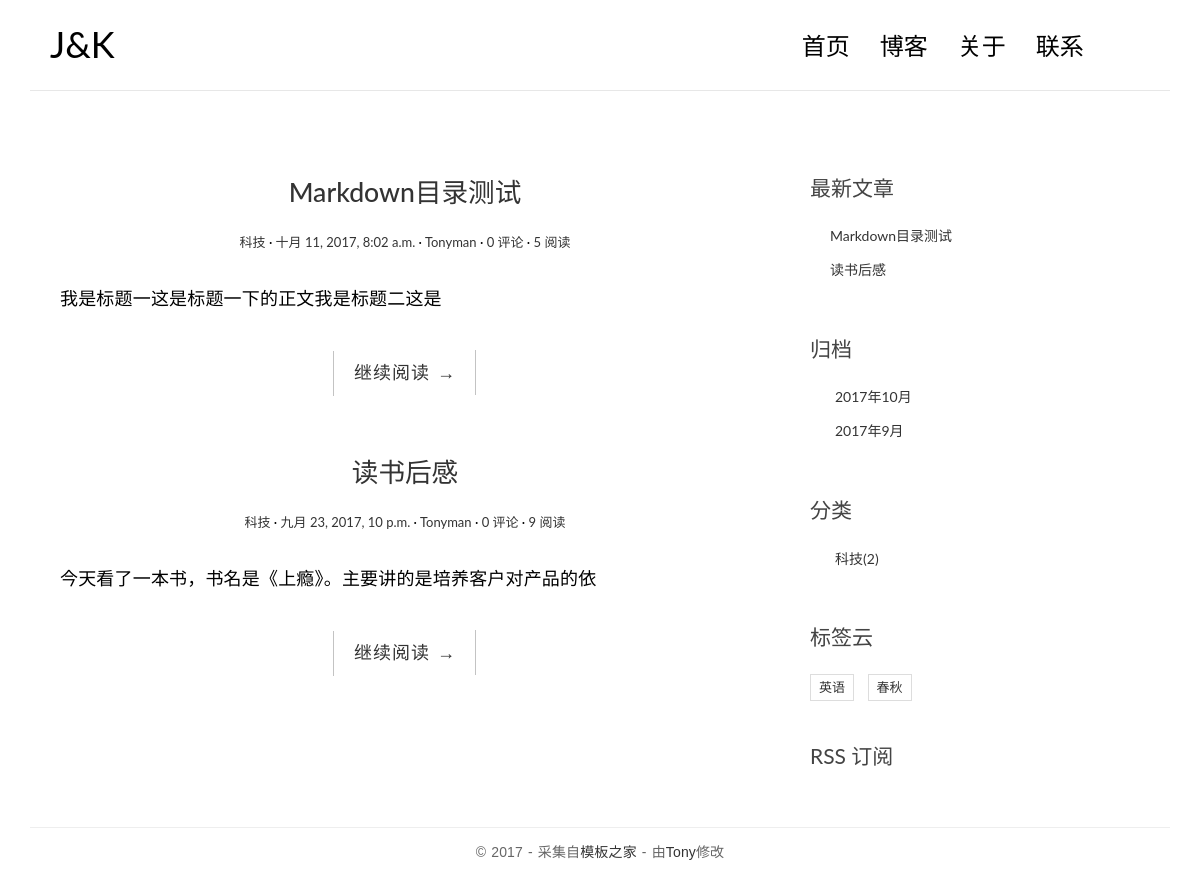
The page / on the database its author committed.
### blog/models.py (models this page shows, shortened)
class Post(models.Model):
    title = models.CharField(max_length = 70)
    body = models.TextField()
    created_time = models.DateTimeField()
    modified_time = models.DateTimeField()
    excerpt = models.CharField(max_length = 200, blank = True)
    category = models.ForeignKey(Category)
    tags = models.ManyToManyField(Tag, blank = True)
    author = models.ForeignKey(User)
    views = models.PositiveIntegerField(default = 0)
    def get_absolute_url(self):
        return reverse('blog:detail', kwargs = {'pk': self.pk})
    class Meta:
        ordering = ['-created_time']

class Category(models.Model):
    name = models.CharField(max_length = 100)

class Tag(models.Model):
    name = models.CharField(max_length = 100)

### blog/views.py (the view)
# urls.py: url(r'^$', views.IndexView.as_view(), name='index'),
class IndexView(ListView):
    model = Post
    template_name = 'blog/index.html'
    context_object_name = 'post_list'
    paginate_by = 2

### blog/templatetags/blog_tags.py (called while the page is built)
@register.simple_tag
def get_recent_posts(num = 5):
    return Post.objects.all()[:num]

@register.simple_tag
def archives():
    return Post.objects.dates('created_time', 'month', order = 'DESC')

@register.simple_tag
def get_categories():
    return Category.objects.annotate(num_posts = Count('post')).filter(num_posts__gt = 0)

@register.simple_tag
def get_tags():
    return Tag.objects.annotate(num_posts = Count('post')).filter(num_posts__gt = 0)

### templates/blog/index.html (shortened to what this page needs)
{% extends 'base.html' %}
{% block main %}
                {% for post in post_list %}
                    <article class="post post-{{ post.pk }}">
                        <header class="entry-header">
                            <h1 class="entry-title">
                                <a href="{{ post.get_absolute_url }}">{{ post.title }}</a>
                            </h1>
                            <div class="entry-meta">
                                <span class="post-category"><a href="#">{{ post.category.name }}</a></span>
                                <span class="post-date"><a href="#"><time class="entry-date"
                                                                          datetime="{{ post.created_time }}">{{ post.created_time }}</time></a></span>
                                <span class="post-author"><a href="#">{{ post.author }}</a></span>
                                <span class="comments-link"><a href="#">{{post.comments_set.count}} 评论</a></span>
                                <span class="views-count"><a href="#">{{post.views}} 阅读</a></span>
                            </div>
                        </header>
                        <div class="entry-content clearfix">
                            <p>{{ post.excerpt }}</p>
                            <div class="read-more cl-effect-14">
                                <a href="{{ post.get_absolute_url }}" class="more-link">继续阅读 <span class="meta-nav">→</span></a>
                            </div>
                        </div>
                    </article>
                {% empty %}
                    <div class="no-post">暂时还没有发布的文章！</div>
                {% endfor %}
{% endblock main %}

### templates/base.html (shortened to what this page needs)
{% load staticfiles %}
{% load blog_tags %}
<!DOCTYPE html>
<html>
<head>
    <link rel="stylesheet" href="http://code.ionicframework.com/ionicons/2.0.1/css/ionicons.min.css">
    <link rel="stylesheet" href="{% static 'blog/css/bootstrap.min.css' %}">
    <link rel="stylesheet" href="{% static 'blog/css/pace.css' %}">
    <link rel="stylesheet" href="{% static 'blog/css/custom.css' %}">
</head>
<body>
<div class="container">
    <header id="site-header">
        <div class="row">
            <div class="col-md-4 col-sm-5 col-xs-8">
                <div class="logo">
                    <h1><a href="{% url 'blog:index' %}"><b>J&K</b></a></h1>
                </div>
            </div>
            <div class="col-md-8 col-sm-7 col-xs-4">
                <nav class="main-nav" role="navigation">
                    <div class="collapse navbar-collapse" id="bs-example-navbar-collapse-1">
                        <ul class="nav navbar-nav navbar-right">
                            <li class="cl-effect-11"><a href="{% url 'blog:index' %}" data-hover="首页">首页</a></li>
                            <li class="cl-effect-11"><a href="full-width.html" data-hover="博客">博客</a></li>
                            <li class="cl-effect-11"><a href="about.html" data-hover="关于">关于</a></li>
                            <li class="cl-effect-11"><a href="contact.html" data-hover="联系">联系</a></li>
                        </ul>
                    </div>
                </nav>
            </div>
        </div>
    </header>
</div>
<div class="content-body">
    <div class="container">
        <div class="row">
            <main class="col-md-8">
                {% block main %}
                {% endblock main %}
            </main>
            <aside class="col-md-4">
                <div class="widget widget-recent-posts">
                    <h3 class="widget-title">最新文章</h3>
                    {% get_recent_posts as recent_post_list %}
                    <ul>
                        {% for post in recent_post_list %}
                        <li>
                            <a href = "{{post.get_absolute_url}}">{{post.title}}</a>
                        </li>
                        {% empty %}
                        暂无文章
                        {% endfor %}
                    </ul>
                </div>
                <div class="widget widget-archives">
                    <h3 class="widget-title">归档</h3>
                    {% archives as date_list %}
                    <ul>
                        {% for date in date_list %}
                        <li>
                            <a href = "{% url 'blog:archives' date.year date.month %}">{{date.year}}年{{date.month}}月</a>
                        </li>
                        {% empty %}
                        暂无归档
                        {% endfor %}
                    </ul>
                </div>
                <div class="widget widget-category">
                    <h3 class="widget-title">分类</h3>
                    {% get_categories as category_list %}
                    <ul>
                        {% for category in category_list %}
                        <li>
                            <a href = "{% url 'blog:category' category.pk %}">{{category.name}}<span class = "post-count">({{ category.num_posts }})</span></a>
                        </li>
                        {% empty %}
                        暂无分类
                        {% endfor %}
                    </ul>
                </div>
                <div class="widget widget-tag-cloud">
                    <h3 class="widget-title">标签云</h3>
                    {% get_tags as tag_list %}
                    <ul>
                        {% for tag in tag_list %}
                        <li>
                            <a href="{% url 'blog:tag' tag.pk %}">{{tag.name}}</a>
                        </li>
                        {% empty %}
                        暂无标签！
                        {% endfor %}
                    </ul>
                </div>
                <div class="rss">
                    <a href="{% url 'rss' %}"> RSS 订阅</a>
                </div>
            </aside>
        </div>
    </div>
</div>
<footer id="site-footer">
    <div class="container">
        <div class="row">
            <div class="col-md-12">
                <p class="copyright">&copy 2017 - 采集自<a href="http://www.cssmoban.com/"
                                                        target="_blank" title="模板之家">模板之家</a>
                    - 由<a href="http://zmrenwu.com/" title="网页模板" target="_blank">Tony</a>修改
                </p>
            </div>
        </div>
    </div>
</footer>
</body>
</html>

### blog/static/blog/css/custom.css (style rules this page uses)
* { outline: none; }
h1, h2, h3, h4, h5, h6 { margin-top: 0; }
b { font-weight: 400; }
a { color: #333; }
body { color: #444; font-family: 'Lato', sans-serif; }
p { font-family: 'Ubuntu', sans-serif; font-weight: 400; word-spacing: 1px; letter-spacing: 0.01em; }
#site-header { background-color: #FFF; padding: 25px 20px; margin-bottom: 40px; border-bottom: 1px solid #e7e7e7; }
.logo h1 a { color: #000; }
.logo h1 { margin: 0; font-family: 'Lato', sans-serif; font-weight: 300; }
.main-nav { margin-top: 11px; max-width: 95%; }
.main-nav a { color: #000000 !important; padding: 0 0 5px 0 !important; margin-right: 30px; font-family: 'Lato', sans-serif; font-weight: 300; font-size: 24px; }
.cl-effect-11 a { padding: 10px 0; color: #0972b4; text-shadow: none; }
.cl-effect-11 a::before { position: absolute; top: 0; left: 0; overflow: hidden; padding: 0 0 5px 0 !important; max-width: 0; border-bottom: 1px solid #000; color: #000; content: attr(data-hover); white-space: nowrap; -webkit-transition: max-width 0.5s; -moz-transition: max-width 0.5s; transition: max-width 0.5s; }
.content-body { padding-bottom: 4em; }
.post { background: #fff; padding: 30px 30px 0; }
.entry-title { text-align: center; font-size: 1.9em; margin-bottom: 20px; line-height: 1.6; padding: 10px 20px 0; }
.entry-meta { text-align: center; color: #DDDDDD; font-size: 13px; margin-bottom: 30px; }
.entry-content { font-size: 18px; line-height: 1.9; font-weight: 300; color: #000; }
.post-category::after, .post-date::after, .post-author::after, .comments-link::after { content: ' ·'; color: #000; }
.read-more { font-family: 'Ubuntu', sans-serif; font-weight: 400; word-spacing: 1px; letter-spacing: 0.01em; text-align: center; margin-top: 20px; }
.cl-effect-14 a { padding: 0 20px; height: 45px; line-height: 45px; position: relative; display: inline-block; margin: 15px 25px; letter-spacing: 1px; font-weight: 400; text-shadow: 0 0 1px rgba(255, 255, 255, 0.3); }
.cl-effect-14 a::before, .cl-effect-14 a::after { position: absolute; width: 45px; height: 1px; background: #C3C3C3; content: ''; -webkit-transition: all 0.3s; -moz-transition: all 0.3s; transition: all 0.3s; pointer-events: none; }
.cl-effect-14 a::before { top: 0; left: 0; -webkit-transform: rotate(90deg); -moz-transform: rotate(90deg); transform: rotate(90deg); -webkit-transform-origin: 0 0; -moz-transform-origin: 0 0; transform-origin: 0 0; }
.cl-effect-14 a::after { right: 0; bottom: 0; -webkit-transform: rotate(90deg); -moz-transform: rotate(90deg); transform: rotate(90deg); -webkit-transform-origin: 100% 0; -moz-transform-origin: 100% 0; transform-origin: 100% 0; }
.widget { background: #fff; padding: 30px 0 0; }
.widget-title { font-size: 1.5em; margin-bottom: 20px; line-height: 1.6; padding: 10px 0 0; font-weight: 400; }
.widget-recent-posts ul { padding: 0; margin: 0; padding-left: 20px; }
.widget-recent-posts ul li { list-style-type: none; position: relative; line-height: 170%; margin-bottom: 10px; }
.widget-recent-posts ul li::before { content: '\f3d3'; font-family: "Ionicons"; position: absolute; left: -17px; top: 3px; font-size: 16px; color: #000; }
.widget-archives ul { padding: 0; margin: 0; padding-left: 25px; }
.widget-archives ul li { list-style-type: none; position: relative; line-height: 170%; margin-bottom: 10px; }
.widget-archives ul li::before { content: '\f3f3'; font-family: "Ionicons"; position: absolute; left: -25px; top: 1px; font-size: 16px; color: #000; }
.widget-category ul { padding: 0; margin: 0; padding-left: 25px; }
.widget-category ul li { list-style-type: none; position: relative; line-height: 170%; margin-bottom: 10px; }
.widget-category ul li::before { content: '\f3fe'; font-family: "Ionicons"; position: absolute; left: -25px; top: 1px; font-size: 18px; color: #000; }
.widget-tag-cloud ul { padding: 0; margin: 0; margin-right: -10px; }
.widget-tag-cloud ul li { list-style-type: none; font-size: 13px; display: inline-block; margin-right: 10px; margin-bottom: 10px; padding: 3px 8px; border: 1px solid #ddd; }
.rss { font-size: 21px; margin-top: 30px; }
.rss a { color: #444; }
#site-footer { padding-top: 10px; padding: 0 0 1.5em 0; }
.copyright { text-align: center; padding-top: 1em; margin: 0; border-top: 1px solid #eee; color: #666; }

### rows shown on the page
Post: title "Markdown目录测试", category.name "科技", created_time "十月 11, 2017, 8:02 a.m.", author "Tonyman", comments_set.count "0", views "5", excerpt "我是标题一这是标题一下的正文我是标题二这是"
Post: title "读书后感", category.name "科技", created_time "九月 23, 2017, 10 p.m.", author "Tonyman", comments_set.count "0", views "9", excerpt "今天看了一本书，书名是《上瘾》。主要讲的是培养客户对产品的依"
Category: name "科技", num_posts "2"
Tag: name "英语"
Tag: name "春秋"

### other values the page prints
{{ date.year }} "2017" "2017"
{{ date.month }} "10" "9"
